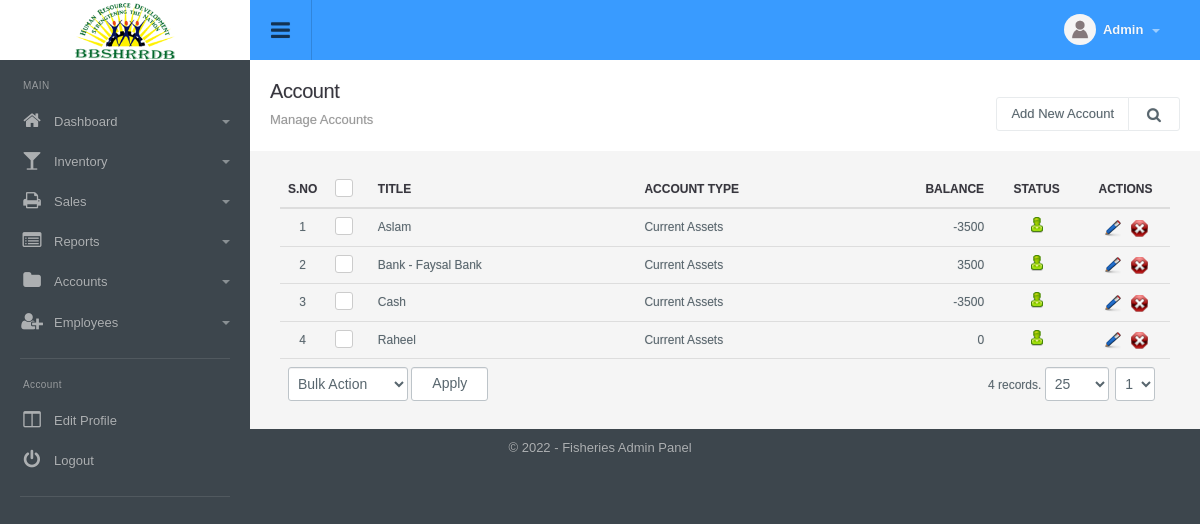
The page /account_manage.php (signed in) on the database its author committed.
### tables this page shows
CREATE TABLE `config_variable` (
  `id` int(11) NOT NULL,
  `config_type_id` int(11) NOT NULL,
  `title` varchar(512) NOT NULL,
  `notes` varchar(512) NOT NULL,
  `type` varchar(200) NOT NULL,
  `default_values` text NOT NULL,
  `key` varchar(200) NOT NULL,
  `value` text NOT NULL,
  `sortorder` int(11) NOT NULL
);

CREATE TABLE `menu` (
  `id` int(11) NOT NULL,
  `title` varchar(100) NOT NULL,
  `url` varchar(100) NOT NULL,
  `parent_id` int(11) NOT NULL,
  `depth` int(1) NOT NULL,
  `sortorder` int(11) NOT NULL,
  `icon` varchar(200) NOT NULL,
  `small_icon` varchar(200) NOT NULL
);

CREATE TABLE `account` (
  `id` int(11) NOT NULL,
  `title` varchar(50) NOT NULL,
  `type` int(11) NOT NULL,
  `description` varchar(1000) DEFAULT NULL,
  `balance` decimal(10,2) NOT NULL,
  `is_petty_cash` int(1) NOT NULL DEFAULT '0',
  `status` int(11) NOT NULL DEFAULT '1',
  `ts` timestamp NOT NULL DEFAULT CURRENT_TIMESTAMP ON UPDATE CURRENT_TIMESTAMP
);

### include/utility.php (called while the page is built, shortened)
<?php
function get_config($var){
	global $dblink;
	$sql="select value from config_variable where `key`='".slash($var)."'";
	$resConfig=doquery($sql,$dblink);
	if(numrows($resConfig)>0){
		while($rowConfig=dofetch($resConfig))
			return unslash($rowConfig["value"]);
	}
}
$site_title=get_config("site_title");
$file_upload_root="./uploads/";
function slash($str){
	if(!is_array($str))
		return utf8_encode(addslashes($str));
	else{
		for($i=0; $i<count($str); $i++)
			$str[$i]=slash($str[$i]);
		return $str;
	}
}
function unslash($str){
	return stripslashes(utf8_decode($str));
	}
function getAccountType($value){
	if( $value == 1 ) {
		return "Fixed Assets";
	}
	elseif( $value == 2 ) {
		return "Capital";
	}
	else {
		return "Current Assets";
	}
}
function get_account_balance( $account_id, $datetime = "" ){
	global $dblink;
	if( empty( $datetime ) ) {
		$datetime = date( "Y-m-d H:i:s" );
	}
	$account = dofetch( doquery( "select is_petty_cash, balance from account where id='".$account_id."'", $dblink ) );
	$balance = $account[ "balance" ];
	$balance_transactions = dofetch( doquery( "select sum(amount) as balance from (SELECT id, amount as amount FROM `transaction` a where a.account_id='".$account_id."' and datetime_added<='".$datetime."' union select id, -amount from transaction b where b.reference_id='".$account_id."' and datetime_added<='".$datetime."') as transactions", $dblink ) );
	$balance = $balance + $balance_transactions[ "balance" ];
	$expense = dofetch( doquery( "select sum(amount) as total from expense where status=1 and account_id = '".$account_id."' and datetime_added<='".$datetime."'", $dblink ) );
	$balance -= $expense[ "total" ];
	$salary_payment = dofetch( doquery( "select sum(amount) as total from salary_payment where status=1 and account_id = '".$account_id."' and datetime_added<='".$datetime."'", $dblink ) );
	$balance -= $salary_payment[ "total" ];
	$supplier_payment = dofetch( doquery( "select sum(amount) as total from supplier_payment where status=1 and account_id = '".$account_id."' and datetime_added<='".$datetime."'", $dblink ) );
	$balance -= $supplier_payment[ "total" ];
	$customer_payment = dofetch( doquery( "select sum(amount) as total from customer_payment where status=1 and account_id = '".$account_id."' and datetime_added<='".$datetime."'", $dblink ) );
	$balance += $customer_payment[ "total" ];
	return $balance;
}

### include/db.php (called while the page is built, shortened)
<?php
function doquery($qr,$lnk){
	@$res=mysqli_query($lnk,$qr) or die($qr." - ".mysqli_error($lnk));
	return $res;
}
function dofetch($rs){
	@$rec=mysqli_fetch_array($rs);
	return $rec;
}
function numrows($rs){
	return mysqli_num_rows($rs);
}

### modules/account/list.php (the view, shortened to what this page needs)
<?php
$extra='';
?>
<div class="page-header">
	<h1 class="title">Account</h1>
  	<ol class="breadcrumb">
    	<li class="active">Manage Accounts</li>
  	</ol>
  	<div class="right">
    	<div class="btn-group" role="group" aria-label="...">
        	<a href="account_manage.php?tab=add" class="btn btn-light editproject">Add New Account</a>
            <a id="topstats" class="btn btn-light" href="#"><i class="fa fa-search"></i></a>
    	</div>
    </div>
</div>
<div class="panel-body table-responsive">
	<table class="table table-hover list">
    	<thead>
            <tr>
                <th width="5%" class="text-center">S.No</th>
                <th class="text-center" width="5%"><div class="checkbox checkbox-primary">
                    <label for="select_all"></label></div></th>
                <th width="30%">Title</th>
                <th width="20%">Account Type</th>
                <th width="20%" class="text-right">Balance</th>
                <th width="10%" class="text-center">Status</th>
                <th width="10%" class="text-center">Actions</th>
            </tr>
        </thead>
        <tbody>
            <?php
            $sql="select * from account where 1 $extra order by type, title";
            $rs=show_page($rows, $pageNum, $sql);
            if(numrows($rs)>0){
                $sn=1;
                while($r=dofetch($rs)){
                    ?>
                    <tr>
                        <td class="text-center"><?php echo $sn;?></td>
                        <td class="text-center"><div class="checkbox margin-t-0 checkbox-primary">
                            <label for="<?php echo "rec_".$sn?>"></label></div>
                        </td>
                        <td><?php echo unslash($r["title"]); ?></td>
                        <td><?php echo getAccountType(unslash($r["type"])); ?></td>
                        <td class="text-right"><?php echo get_account_balance(unslash($r["id"])); ?></td>
                        <td class="text-center">
                            <a href="account_manage.php?id=<?php echo $r['id'];?>&tab=status&s=<?php echo ($r["status"]==0)?1:0;?>">
                                <?php
                                if($r["status"]==0){
                                    ?>
                                    <img src="images/offstatus.png" alt="Off" title="Set Status On">
                                    <?php
                                }
                                else{
                                    ?>
                                    <img src="images/onstatus.png" alt="On" title="Set Status Off">
                                    <?php
                                }
                                ?>
                            </a>
                        </td>
                        <td class="text-center">
                            	<a href="account_manage.php?tab=edit&id=<?php echo $r['id'];?>"><img title="Edit Record" alt="Edit" src="images/edit.png"></a>&nbsp;&nbsp;
                            	<a onclick="return confirm('Are you sure you want to delete')" href="account_manage.php?id=<?php echo $r['id'];?>&amp;tab=delete"><img title="Delete Record" alt="Delete" src="images/delete.png"></a>
                        </td>
                    </tr>
                    <?php
                    $sn++;
                }
                ?>
                <tr>
                    <td colspan="4" class="actions">
                        <select name="bulk_action" class="" id="bulk_action" title="Choose Action">
                            <option value="null">Bulk Action</option>
                        </select>
                        <input type="button" name="apply" value="Apply" id="apply_bulk_action" class="btn btn-light" title="Apply Action"  />
                    </td>
                    <td colspan="3" class="paging" title="Paging" align="right"><?php echo pages_list($rows, "account", $sql, $pageNum)?></td>
                </tr>
                <?php
            }
            else{
                ?>
                <tr>
                    <td colspan="7"  class="no-record">No Result Found</td>
                </tr>
                <?php
            }
            ?>
        </tbody>
     </table>
</div>

### include/header.php (shortened to what this page needs)
<!DOCTYPE html PUBLIC "-//W3C//DTD XHTML 1.0 Transitional//EN" "http://www.w3.org/TR/xhtml1/DTD/xhtml1-transitional.dtd">
<html xmlns="http://www.w3.org/1999/xhtml">
<head>
<link type="text/css" rel="stylesheet" href="css/font-awesome.min.css" />
<link type="text/css" rel="stylesheet" href="css/font-awesome.css" />
<link type="text/css" rel="stylesheet"  href="css/bootstrap.css" />
<link rel="stylesheet" href="css/bootstrap-datetimepicker.min.css" />
<link type="text/css" rel="stylesheet"  href="css/awesome-bootstrap-checkbox.css" />
<link href="css/general.css" type="text/css" rel="stylesheet" />
<link type="text/css" rel="stylesheet"  href="css/style.css" />
</head>
<body>
	<div id="wrapper" class="round_corners">
    	<div id="top" class="clearfix">
            <div class="applogo">
                <a href="index.php" class="logo"><?php $admin_logo=get_config("admin_logo"); if(empty($admin_logo)) echo $site_title; else { ?><img src="<?php echo $file_upload_root;?>config/<?php echo $admin_logo?>" /><?php }?></a>
            </div>
            <a class="sidebar-open-button" href="#"><i class="fa fa-bars"></i></a>
            <ul class="top-right">
            	<li class="dropdown link">
                	<a class="dropdown-toggle profilebox" data-toggle="dropdown" href="#">
                    	<img alt="img" src="images/profileimg-default.png">
                        <b><?php echo ucfirst((isset($_SESSION["logged_in_admin"]) && $_SESSION["logged_in_admin"]!="")?$_SESSION["logged_in_admin"]["name"]:"Guest");?></b>
                        <span class="caret"></span>
                    </a>
                </li>
           </ul>
        </div>
        <div class="sidebar clearfix">
       		<ul class="sidebar-panel nav">
  				<li class="sidetitle">MAIN</li>
				<?php
					$parents=doquery("select * from menu where parent_id=0 order by sortorder",$dblink);
					if(numrows($parents)>0){
						while($parent=dofetch($parents)){
						?>
						<li>
                        	<a href="<?php echo unslash($parent["url"])?>"><span class="icon color5"><i class="fa fa-<?php echo unslash($parent["small_icon"])?>"></i></span><?php echo unslash($parent["title"])?>
							<?php
								$submenus=doquery("select * from menu where parent_id='".$parent["id"]."' order by sortorder",$dblink);
								if(numrows($submenus)>0){
									?>
                                <span class="caret"></span></a>
                                <?php
                            }
							else{
								echo "</a>";
							}
							?>
						</li>
						<?php
					}
				}
				?>
         	</ul>
            <ul class="sidebar-panel nav">
                <li class="sidetitle">Account</li>
                <li><a href="admin_manage.php?tab=edit&id=<?php echo $_SESSION["logged_in_admin"]["id"]?>"><span class="icon color15"><i class="fa fa-columns"></i></span>Edit Profile</a></li>
                <li><a href="logout.php"><span class="icon color12"><i class="fa falist fa-power-off"></i></span>Logout</a></li>
            </ul>
	    </div>
		<div class="content">

### include/footer.php (shortened to what this page needs)
<div id="footer" class="bottom_round_corners">
	<div id="footer_content">
    	<address>&copy; <?php echo date("Y");?> - <?php echo $site_title; ?> Admin Panel</address>
    </div>
</div>
<link href="js/fancybox/jquery.fancybox.css" rel="stylesheet" type="text/css" />
<link href="js/chosen/chosen.css" rel="stylesheet" type="text/css" />
<?php include("include/upload_center.php");?>
</body>
</html>

### rows shown on the page
config_variable: value (picture)
menu: title "Dashboard"
menu: title "Inventory"
menu: title "Sales"
menu: title "Reports"
menu: title "Accounts"
menu: title "Employees"
account: title "Aslam", type "Current Assets", id "-3500", status 1 (drawn)
account: title "Bank - Faysal Bank", type "Current Assets", id "3500", status 1 (drawn)
account: title "Cash", type "Current Assets", id "-3500", status 1 (drawn)
account: title "Raheel", type "Current Assets", id "0", status 1 (drawn)
config_variable: value "Fisheries"

### other values the page prints
pages_list($rows, "account", $sql, $pageNum) "4 records."
form field page "1"
